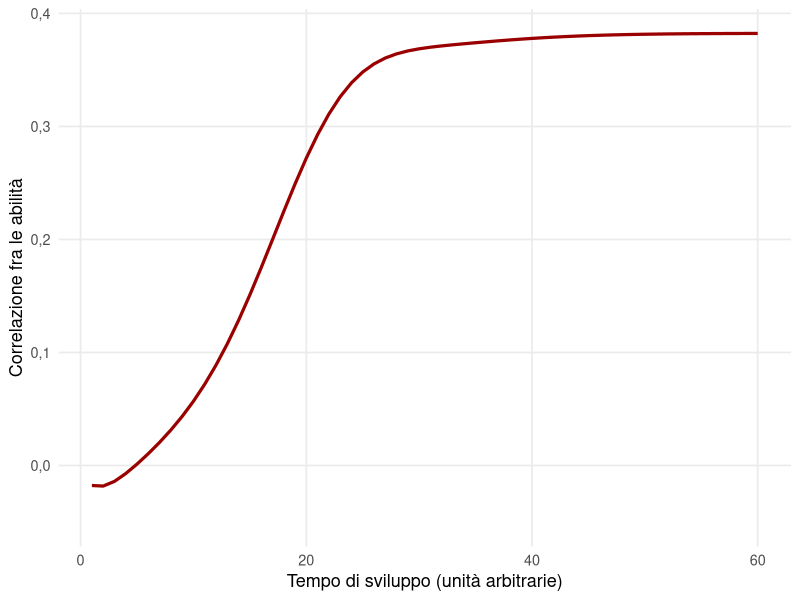

Reproduce this figure in R.
## ---- chunk 1
#| label: setup
library(ggplot2)
rosso = "#9A0000"
# Nel PDF (A5) le figure si disegnano alla larghezza reale della pagina.
stampa = knitr::is_latex_output()
virgola = function(x, d = 2) formatC(x, format = "f", digits = d, decimal.mark = ",")
tema = theme_minimal(base_size = if (stampa) 10 else 13) +
  theme(panel.grid.minor = element_blank())
## ---- chunk 2
#| label: fig-mutualismo
#| fig-cap: "Simulazione di un processo mutualistico. Due abilità partono indipendenti e crescono nel tempo verso un livello massimo diverso per ogni persona e per ogni abilità, scelto a caso; a ogni passo ciascuna riceve una piccola spinta proporzionale al livello dell'altra. La correlazione fra le due, inizialmente nulla, cresce durante lo sviluppo. Parametri scelti a scopo illustrativo."
#| fig-alt: "Linea crescente che mostra la correlazione fra due abilità in funzione del tempo: parte da circa zero e sale progressivamente fino a circa 0,4."
#| fig-width: !expr if (stampa) 4.45 else 7
#| fig-height: !expr if (stampa) 2.7 else 3.4
set.seed(2006)
n = 2000; passi = 60; M = .2
K1 = rnorm(n, 10, 2); K2 = rnorm(n, 10, 2)
v1 = rnorm(n, .2, .03); v2 = rnorm(n, .2, .03)
a = .5 + rnorm(n, 0, .05); b = .5 + rnorm(n, 0, .05)
r = numeric(passi)
for (t in 1:passi) {
  a2 = a + v1 * a * (1 - a / K1) + v1 * M * a * b / K1
  b2 = b + v2 * b * (1 - b / K2) + v2 * M * a * b / K2
  a = a2; b = b2; r[t] = cor(a, b)
}
ggplot(data.frame(t = 1:passi, r = r), aes(t, r)) +
  geom_line(colour = rosso, linewidth = 1.1) +
  scale_y_continuous(limits = c(-.05, NA), breaks = seq(0, 1, .1), labels = function(x) virgola(x, 1)) +
  labs(x = "Tempo di sviluppo (unità arbitrarie)", y = "Correlazione fra le abilità") +
  tema
